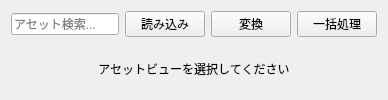
<?xml version="1.0" encoding="UTF-8"?>
<ui version="4.0">
 <class>AssetWorkspace</class>
 <widget class="QWidget" name="assetWorkspace"><layout class="QVBoxLayout" name="verticalLayout_asset"><item><layout class="QHBoxLayout" name="horizontalLayout_assetToolbar"><item><widget class="QLineEdit" name="assetSearchEdit"><property name="placeholderText"><string>アセット検索...</string></property></widget></item><item><widget class="QPushButton" name="assetImportButton"><property name="text"><string>読み込み</string></property></widget></item><item><widget class="QPushButton" name="assetConvertButton"><property name="text"><string>変換</string></property></widget></item><item><widget class="QPushButton" name="assetBatchButton"><property name="text"><string>一括処理</string></property></widget></item></layout></item><item><widget class="QTabBar" name="assetSubTabBar"/></item><item><widget class="QStackedWidget" name="assetStack"><widget class="QWidget" name="emptyAssetPage"><layout class="QVBoxLayout" name="verticalLayout_emptyAsset"><item><widget class="QLabel" name="emptyAssetLabel"><property name="alignment"><set>Qt::AlignCenter</set></property><property name="text"><string>アセットビューを選択してください</string></property></widget></item></layout></widget></widget></item></layout></widget>
 <resources/>
 <connections/>
</ui>
